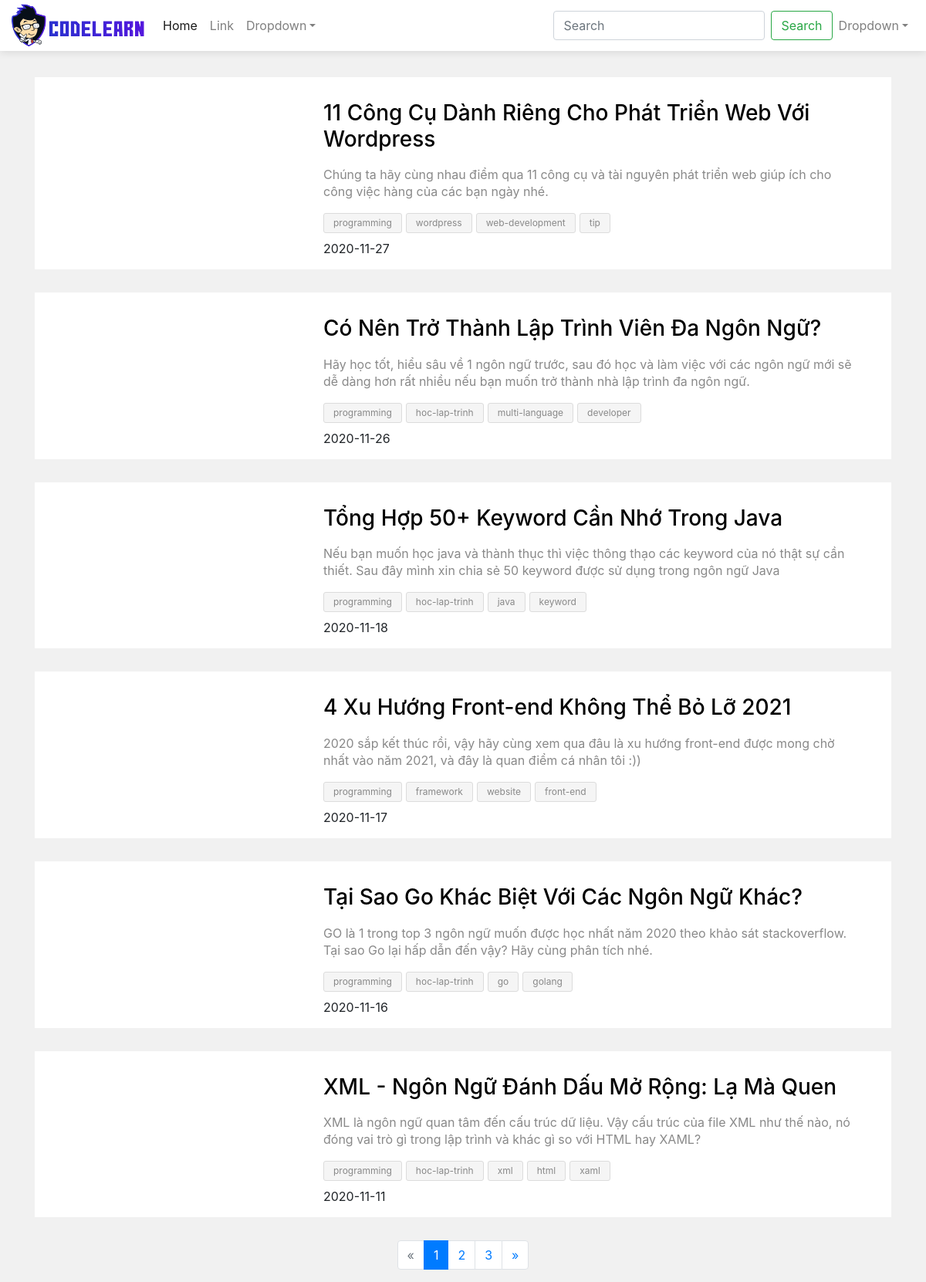
Screenshot of /tag/index.php?tag=programming with the database file from the repository.
### tables this page shows
CREATE TABLE IF NOT EXISTS `news_tags` (
  `new_id` int NOT NULL,
  `tag_id` int NOT NULL,
  PRIMARY KEY (`new_id`,`tag_id`)
);

CREATE TABLE IF NOT EXISTS `news` (
  `id` int NOT NULL AUTO_INCREMENT,
  `img` text NOT NULL,
  `header_title` varchar(200) NOT NULL,
  `content` text NOT NULL,
  `description` text NOT NULL,
  `create_at` date NOT NULL,
  PRIMARY KEY (`id`)
);

CREATE TABLE IF NOT EXISTS `tags` (
  `id` int NOT NULL AUTO_INCREMENT,
  `name` varchar(30) NOT NULL,
  PRIMARY KEY (`id`),
  UNIQUE KEY `name` (`name`)
);

### app/models/Db.php (called while the page is built, shortened)
<?php
class Db{
    public static $connection = null;
    public function __construct()
    {
        if(!self::$connection){
            self::$connection = new mysqli(DB_HOST, DB_USER, DB_PASS, DB_NAME, DB_PORT);
            self::$connection->set_charset('utf8mb4');
        }
        return self::$connection;
    }
    public function select($mysql){
        $mysql->execute();
        $item = $mysql->get_result()->fetch_all(MYSQLI_ASSOC);
        return $item;
    }
}

### app/models/NewsModel.php (called while the page is built, shortened)
<?php
class NewsModel extends Db
{
    public function getTotalRowByTag($tag)
    {
        $sql = parent::$connection->prepare("SELECT COUNT(news.id) FROM news JOIN news_tags ON news_tags.new_id = news.id JOIN tags ON tags.id = news_tags.tag_id WHERE tags.name = ?");
        $sql->bind_param('s', $tag);
        return parent::select($sql)[0]['COUNT(news.id)'];
    }
    public function getNewsByTagPage($tag, $page, $perPage)
    {
        $start = ($page - 1) * $perPage;
        $sql = parent::$connection->prepare("SELECT * FROM `news` JOIN `news_tags` ON news_tags.new_id = news.id JOIN `tags` ON tags.id = news_tags.tag_id WHERE tags.name = ? LIMIT ?,?");
        $sql->bind_param('sii', $tag, $start, $perPage);
        return parent::select($sql);
    }
    public function getTagById($id)
    {
        $sql = parent::$connection->prepare("SELECT tags.name FROM `news` JOIN news_tags ON news_tags.new_id = news.id JOIN tags ON tags.id = news_tags.tag_id WHERE news.id=?");
        $sql->bind_param('i', $id);
        return parent::select($sql);
    }
}

### tag/index.php (the view, shortened to what this page needs)
<?php
require_once '../component/Navbar.php';
require_once '../component/Pagination.php';
require_once '../component/Tag.php';
$perPage = 6;
$page = 1;
$tag = '';
if (isset($_GET['tag'])) {
	$tag = $_GET['tag'];
}
$newModel = new NewsModel();
$newList = $newModel->getNewsByTagPage($tag, $page, $perPage);
?>
<!DOCTYPE html>
<html lang="en">
<head>
	<link rel="stylesheet" href="https://maxcdn.bootstrapcdn.com/bootstrap/4.0.0/css/bootstrap.min.css">
	<link rel="stylesheet" href="/<?php echo BASE_URL ?>/public/css/listNews.css">
	<link rel="stylesheet" href="/<?php echo BASE_URL ?>/public/css/style.css">
</head>
<body>
	<?php echo Navbar::createNavbar() ?>
	<div class="container test">
		<?php foreach ($newList as $value) { ?>
			<div class="list-items">
				<div class="item">
					<div class="row">
						<div class="col-md-4">
						</div>
						<div class="col-md-8">
							<h3 class="header-title"><a href="/<?php echo BASE_URL ?>/post/?id=<?php echo $value['id'] ?>"><?php echo $value['header_title'] ?></a></h3>
							<p class="description"><?php echo $value['description'] ?></p>
							<?php echo Tag::createTag($value['new_id']) ?>
							<div class="create-at"><?php echo $value['create_at'] ?></div>
						</div>
					</div>
				</div>
			</div>
		<?php } ?>
	</div>
	<nav aria-label="Page navigation">
		<ul class="pagination justify-content-center">
			<?php
			$link = '/' . BASE_URL . '/tag/?tag=' . $tag . '&';
			echo Pagination::createPageLinks($newModel->getTotalRowByTag($tag), $perPage, $page, $link); ?>
		</ul>
	</nav>
</body>
</html>

### component/Tag.php (shortened to what this page needs)
<?php
class Tag
{
    public static function createTag($id)
    {
        $newsModel = new NewsModel();
        $tagList = $newsModel->getTagById($id);
        $result = '<div class="row tag-list">
            <div class="col-md-12 tag-scroll">';
        foreach ($tagList as $value) {
            $result .= '<span><a href="/' . BASE_URL . '/tag/?tag='.$value['name'].'">'.$value['name'].'</a></span>';
        }
        $result .= '</div>
        </div>';
        return $result;
    }
}

### public/css/listNews.css (style rules this page uses)
body { background-color: #f1f1f1; }
.list-items { background-color: #fff; }
.list-items .item { margin-bottom: 30px; padding: 15px 44px 15px 13px; border-radius: 3px; }

### public/css/style.css (style rules this page uses)
body { background-color: #f1f1f1; }
.tag-list span a { padding: 5px 12px; font-size: 12px; line-height: 14px; display: block; color: #898989; text-decoration: none; background-color: transparent; }
.tag-list span { display: inline-block; margin-bottom: 5px; margin-right: 5px; border: 1px solid #dcdcdc; border-radius: 3px; background: #f5f5f5; transition: all 300ms; }
.tag-list .tag-scroll { white-space: nowrap; margin-bottom: 3px; overflow-x: hidden; overflow-y: hidden; padding-left: 0; margin-left: 15px; }
.test { margin-top: 100px; }

### tag/index.php (style rules this page uses)
.header-title a, .header-title a:hover { color: black; text-decoration: none; }
.header-title { margin: 15px 0 18px 0; }
.description { color: #898989; font-size: 16px; line-height: 22px; }

### rows the page displays
news_tags: new.header_title "11 Công Cụ Dành Riêng Cho Phát Triển Web Với Wordpress", new.description "Chúng ta hãy cùng nhau điểm qua 11 công cụ và tài nguyên phát triển web giúp ích cho công việc hàng của các bạn ngày nhé.", new.create_at "2020-11-27"
tags: name "programming"
tags: name "wordpress"
tags: name "web-development"
tags: name "tip"
news_tags: new.header_title "Có Nên Trở Thành Lập Trình Viên Đa Ngôn Ngữ?", new.description "Hãy học tốt, hiểu sâu về 1 ngôn ngữ trước, sau đó học và làm việc với các ngôn ngữ mới sẽ dễ dàng hơn rất nhiều nếu bạn muốn trở thành nhà lập trình đa ngôn ngữ.", new.create_at "2020-11-26"
tags: name "hoc-lap-trinh"
tags: name "multi-language"
tags: name "developer"
news_tags: new.header_title "Tổng Hợp 50+ Keyword Cần Nhớ Trong Java", new.description "Nếu bạn muốn học java và thành thục thì việc thông thạo các keyword của nó thật sự cần thiết. Sau đây mình xin chia sẻ 50 keyword được sử dụng trong ngôn ngữ Java", new.create_at "2020-11-18"
tags: name "java"
tags: name "keyword"
news_tags: new.header_title "4 Xu Hướng Front-end Không Thể Bỏ Lỡ 2021", new.description "2020 sắp kết thúc rồi, vậy hãy cùng xem qua đâu là xu hướng front-end được mong chờ nhất vào năm 2021, và đây là quan điểm cá nhân tôi :))", new.create_at "2020-11-17"
tags: name "framework"
tags: name "website"
tags: name "front-end"
news_tags: new.header_title "Tại Sao Go Khác Biệt Với Các Ngôn Ngữ Khác?", new.description "GO là 1 trong top 3 ngôn ngữ muốn được học nhất năm 2020 theo khảo sát stackoverflow. Tại sao Go lại hấp dẫn đến vậy? Hãy cùng phân tích nhé.", new.create_at "2020-11-16"
tags: name "go"
tags: name "golang"
news_tags: new.header_title "XML - Ngôn Ngữ Đánh Dấu Mở Rộng: Lạ Mà Quen", new.description "XML là ngôn ngữ quan tâm đến cấu trúc dữ liệu. Vậy cấu trúc của file XML như thế nào, nó đóng vai trò gì trong lập trình và khác gì so với HTML hay XAML?", new.create_at "2020-11-11"
tags: name "xml"
tags: name "html"
tags: name "xaml"
